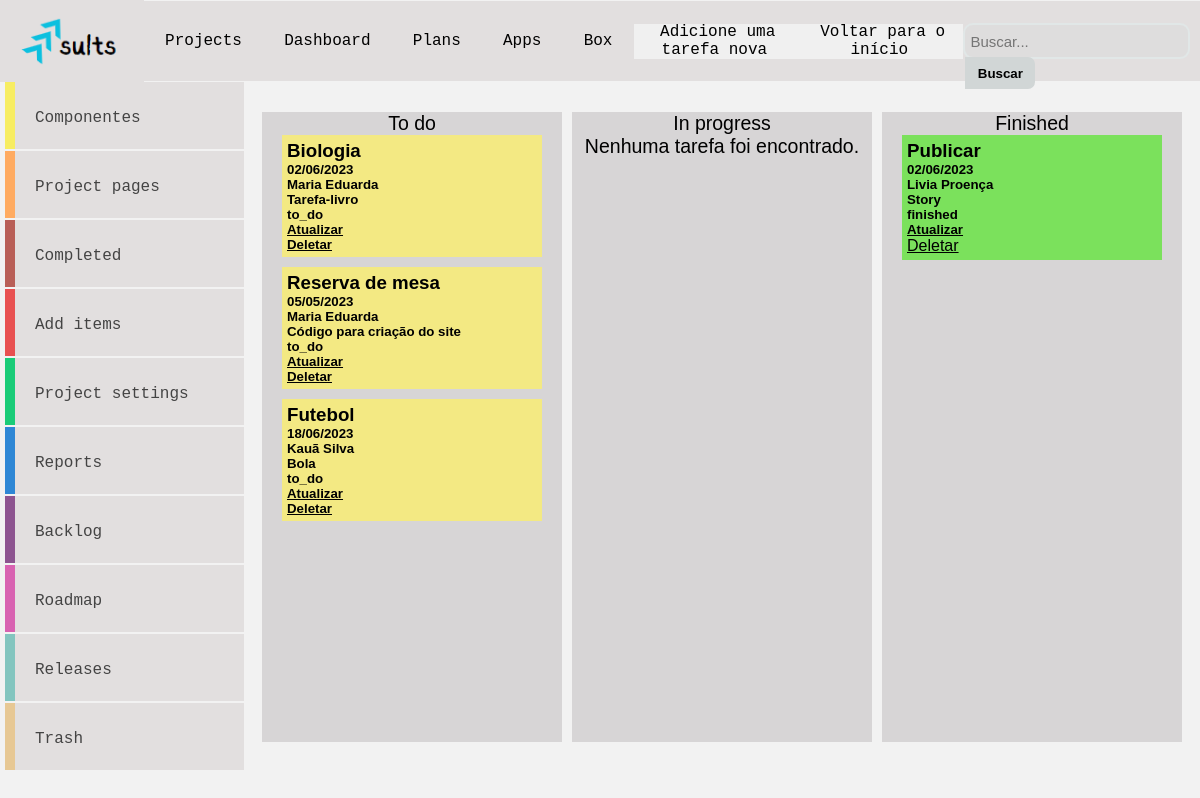
The page / on the database its author committed.
### tables this page shows
CREATE TABLE `tarefas` (
  `id` int(11) NOT NULL,
  `titulo` varchar(20) NOT NULL,
  `data` date NOT NULL,
  `autor` varchar(100) NOT NULL,
  `descricao` varchar(100) NOT NULL,
  `status` varchar(20) NOT NULL
);

### index.php (the view, shortened to what this page needs)
<?php
 require_once('db.php');
    $stmt = $pdo->query ("SELECT * FROM tarefas WHERE status = 'to_do'");
    $tarefas_to_do = $stmt->fetchAll(PDO::FETCH_ASSOC);
    $stmt1 = $pdo->query ("SELECT * FROM tarefas WHERE status = 'in_progress'");
    $tarefas_in_progress = $stmt1->fetchAll(PDO::FETCH_ASSOC);
    $stmt2 = $pdo->query ("SELECT * FROM tarefas WHERE status = 'finished'");
    $tarefas_finished = $stmt2->fetchAll(PDO::FETCH_ASSOC);
    ?>
<!DOCTYPE html>
<html lang="en">
<head>
    <link rel="stylesheet" href="index.css">
</head>
<body style = background-color:#f2f2f2>
<div class="principal">
<header>
<img src="logo2.png">
            <nav class="menu-superior">
                <a class="sem-cor" href="">Projects</a></li>
                <a class="sem-cor" href="">Dashboard</a></li>
                <a class="sem-cor" href="">Plans</a></li>
                <a class="sem-cor" href="">Apps</a></li>
                <a class="sem-cor" href="">Box</a></li>
<div class="botao_adicionar">
    <a class="sem-cor" href="adicionar.php">Adicione uma tarefa nova</a></li>
</div>
<div class="botao_voltar">
    <a class="sem-cor" href="inicio.php">Voltar para o início</a></li>
</div>
  <div id="divBusca">
  <input type="text" id="txtBusca" placeholder="Buscar..."/>
  <button id="btnBusca">Buscar</button>
</div>
            </nav>
        </header>
<section class="container">
    <div class= "menu">
        <ul>
            <li><a href=""><i class="icofont-juice"></i> Componentes</a></li>
            <li><a href=""><i class="icofont-fast-food"></i> Project pages</a></li>
            <li><a href=""><i class="icofont-coffee-mug"></i> Completed</a></li>
            <li><a href=""><i class="icofont-sushi"></i> Add items </a></li>
            <li><a href=""><i class="icofont-fruits"></i> Project settings</a></li>
            <li><a href=""><i class="icofont-fruits"></i> Reports </a></li>
            <li><a href=""><i class="icofont-fruits"></i> Backlog </a></li>
            <li><a href=""><i class="icofont-fruits"></i> Roadmap </a></li>
            <li><a href=""><i class="icofont-fruits"></i> Releases </a></li>
            <li><a href=""><i class="icofont-fruits"></i> Trash </a></li>
        </ul>
    </div>
    <div class="direita">
        <div class="item">To do
            <?php
        if (count ($tarefas_to_do) == 0) {
        echo '<p> Nenhuma tarefa foi encontrado. </p>';
    } else {
        foreach ($tarefas_to_do as $tarefa) {
            echo "<div class='card1'>";
            echo '<h3>' . $tarefa['titulo'] . '</h3>';
            echo '<h5>' . date ('d/m/Y', strtotime ($tarefa ['data'])) . '</h5>';
            echo '<h5>' . $tarefa ['autor'] . '</h5>';
            echo '<h5>' . $tarefa ['descricao'] . '</h5>';
            echo '<h5>' . $tarefa ['status'] . '</h5>';
            echo '<h5><a style="color:black;" href="atualizar.php?id=' . $tarefa ['id'] . '">Atualizar </a></h5>';
            echo '<h5><a style="color:black;" href="deletar.php?id=' . $tarefa ['id'] . '">Deletar</a></h5>';
            echo '</div>';
        }
    }
    ?>
        </div>
        <div class="item">In progress
        <?php
        if (count ($tarefas_in_progress) == 0) {
        echo '<p> Nenhuma tarefa foi encontrado. </p>';
    }
    ?>
        </div>
        <div class="item">Finished
        <?php
        if (count ($tarefas_finished) == 0) {
        echo '<p> Nenhuma tarefa foi encontrado. </p>';
    } else {
        foreach ($tarefas_finished as $tarefa) {
            echo "<div class='card3'>";
            echo '<h3>' . $tarefa['titulo'] . '</h3>';
            echo '<h5>' . date ('d/m/Y', strtotime ($tarefa ['data'])) . '</h5>';
            echo '<h5>' . $tarefa ['autor'] . '</h5>';
            echo '<h5>' . $tarefa ['descricao'] . '</h5>';
            echo '<h5>' . $tarefa ['status'] . '</h5>';
            echo '<h5><a style="color:black;" href="atualizar.php?id=' . $tarefa ['id'] . '">Atualizar </a></h5>';
            echo '<td><a style="color:black;" href="deletar.php?id=' . $tarefa ['id'] . '">Deletar</a></td>';
            echo '</div>';
        }
    }
    ?>
        </div>
</div>
</body>
</html>

### index.css (style rules this page uses)
* { margin: 0; padding: 0; }
.principal { width: 100%; margin: 0 auto; }
.menu { margin-left: 5px; width: 20%; }
.menu-superior { display: flex; align-items: center; justify-content: left; background-color: #e2dfdf; width: 100vw; height: 10vh; }
.menu-superior a { padding: 2%; }
header { display: flex; align-items: center; justify-content: center; background-image: url('./img/bakgroud-arcoiris.png'); background-repeat: no-repeat; background-size: cover; }
header img { width: 18vh; }
div { float: none; clear: both; width: 30%; margin: auto; background:transparent; }
div ul { list-style: none; margin: 0px; padding: 0px; }
div li { float: none; width: 100%; margin-bottom: 2px; background: #e2dfdf; }
div li a { display: block; width: 100%; padding: 20px; border-left: 5px solid; position: relative; z-index: 2; text-decoration: none; color: #444; box-sizing: border-box; -moz-box-sizing: border-box; -webkit-box-sizing: border-box; transition: all 0.3s ease 0s; -webkit-transition: all 0.3s ease 0s; }
div li:nth-child(1) a { border-left: 10px solid #f7ed62; }
div li:nth-child(2) a { border-left: 10px solid #ffab61; }
div li:nth-child(3) a { border-left: 10px solid #b95f57; }
div li:nth-child(4) a { border-left: 10px solid #e85151; }
div li:nth-child(5) a { border-left: 10px solid #1acc78; }
div li:nth-child(6) a { border-left: 10px solid #2e87d5; }
div li:nth-child(7) a { border-left: 10px solid #8d5490; }
div li:nth-child(8) a { border-left: 10px solid #d862b1; }
div li:nth-child(9) a { border-left: 10px solid #83c5bf; }
div li:nth-child(10) a { border-left: 10px solid #e7c894; }
div li a:after { content: ""; height: 100%; left: 0; top: 0; width: 0px; position: absolute; transition: all 0.3s ease 0s; -webkit-transition: all 0.3s ease 0s; z-index: -1; }
div li:nth-child(1) a:after { background: #f7ed62; }
div li:nth-child(2) a:after { background: #ffab61; }
div li:nth-child(3) a:after { background: #b95f57; }
div li:nth-child(4) a:after { background: #e85151; }
div li:nth-child(5) a:after { background: #1acc78; }
div li:nth-child(6) a:after { background: #2e87d5; }
div li:nth-child(7) a:after { background: #8d5490; }
div li:nth-child(8) a:after { background: #d862b1; }
div li:nth-child(9) a:after { background: #83c5bf; }
div li:nth-child(10) a:after { background: #e7c894; }
.sem-cor { text-decoration: none !important; color: black; }
#divBusca { background-color:#dedddd; border:solid 2px #e1e7e7; border-radius:10px; width:270px; height:32px; margin-right: 10px; }
#txtBusca { float:left; background-color:transparent; padding-left:5px; font-size:15px; border:none; height:32px; width:191px; }
#btnBusca { border:none; float:left; height:32px; border-radius:0 7px 7px 0; width:70px; font-weight:bold; background:#d1d6d6; }
.container { width: 100%; margin: 0 auto; display: flex; }
.item { width: 300px; margin: 5px; background: #d7d5d6; text-align: center; font-size: 1.5em; }
.card1 { width: 250px; background-color: #f3e983; font-family: 'Trebuchet MS', 'Lucida Sans Unicode', 'Lucida Grande', 'Lucida Sans', Arial, sans-serif; font-size: medium; text-align: left; margin-bottom: 10px; padding: 5px; }
.card3 { width: 250px; background-color: #7be15c; font-family: 'Trebuchet MS', 'Lucida Sans Unicode', 'Lucida Grande', 'Lucida Sans', Arial, sans-serif; font-size: medium; text-align: left; margin-bottom: 10px; padding: 5px; }
body { font-family: 'Courier New', Courier, monospace; color: #000000; }
.direita { display: flex; justify-content: center; width: 80%; height: 80vh; font-family: 'Trebuchet MS', 'Lucida Sans Unicode', 'Lucida Grande', 'Lucida Sans', Arial, sans-serif; font-size: small; }
.botao_adicionar { width: 200px; height: 35px; font-size: medium; font-family: 'Courier New', Courier, monospace; border:none; background-color: #f0f0f0; color: #000000; text-align: center; }
.botao_voltar { width: 200px; height: 35px; font-size: medium; font-family: 'Courier New', Courier, monospace; border:none; background-color: #f0f0f0; color: #000000; text-align: center; }

### rows shown on the page
tarefas: titulo "Biologia", data "02/06/2023", autor "Maria Eduarda", descricao "Tarefa-livro", status "to_do"
tarefas: titulo "Reserva de mesa", data "05/05/2023", autor "Maria Eduarda", descricao "Código para criação do site", status "to_do"
tarefas: titulo "Futebol", data "18/06/2023", autor "Kauã Silva", descricao "Bola", status "to_do"
tarefas: titulo "Publicar", data "02/06/2023", autor "Livia Proença", descricao "Story", status "finished"
